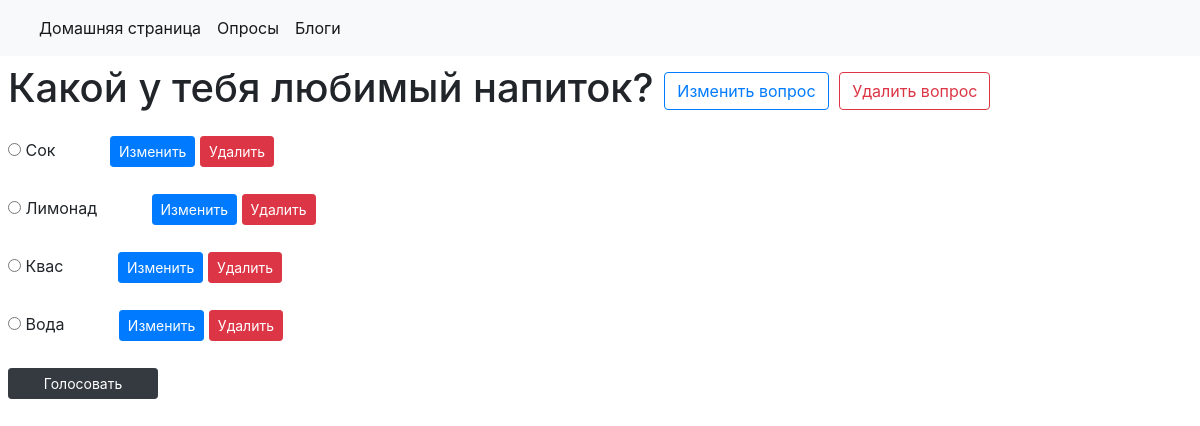
Screenshot of /polls/32/ with the database file from the repository.
### polls/models.py (models this page shows, shortened)
class Question(models.Model):
    question_text = models.CharField(max_length=200, verbose_name="Текст вопроса")
    pub_date = models.DateTimeField(default=timezone.now(), verbose_name="Дата публикации")

class Choice(models.Model):
    question = models.ForeignKey(Question, on_delete=models.CASCADE, verbose_name="Вопрос")
    choice_text = models.CharField(max_length=200, verbose_name="Текст ответа")
    votes = models.IntegerField(default=0)

### polls/views.py (the view)
# urls.py: path('<int:pk>/', views.DetailView.as_view(), name='detail'),
class DetailView(generic.DetailView):
    model = Question
    template_name = 'polls/detail.html'

### polls/templates/polls/detail.html (shortened to what this page needs)
{% extends 'polls/navbar.html' %}
{% block content %}
    <h1 class="p-2 ">{{ question.question_text }}
        <a class="btn btn-outline-primary"
                             onclick="document.location='../../polls/{{ question.id }}/update/'">Изменить вопрос</a>
        <a class="btn btn-outline-danger"
                             onclick="document.location='../../polls/{{ question.id }}/question_delete/'">Удалить вопрос</a>
    </h1>
    <form class = "p-2" action="{% url 'polls:vote' question.id %}" method="post">
    {% for choice in question.choice_set.all %}
        <input type="radio" name="choice" id="choice{{ forloop.counter }}" value="{{ choice.id }}">
        <label style="margin-right: 50px" for="choice{{ forloop.counter }}">{{ choice.choice_text }}</label>
        <a class="btn btn-primary btn-sm btn-lg"
               onclick="document.location='../../polls/{{ choice.id }}/update_choice'">Изменить</a>
        <a class="btn btn-danger btn-sm btn-lg"
               onclick="document.location='../../polls/{{ choice.id }}/choice_delete/'">Удалить</a><br><br>
    {% endfor %}
        <button class="btn btn-primary btn-sm btn-dark" type="submit" style="width: 150px">Голосовать</button>
    </form>
{% endblock %}

### rows the page displays
Question: question_text "Какой у тебя любимый напиток?"
Choice: choice_text "Сок"
Choice: choice_text "Лимонад"
Choice: choice_text "Квас"
Choice: choice_text "Вода"
